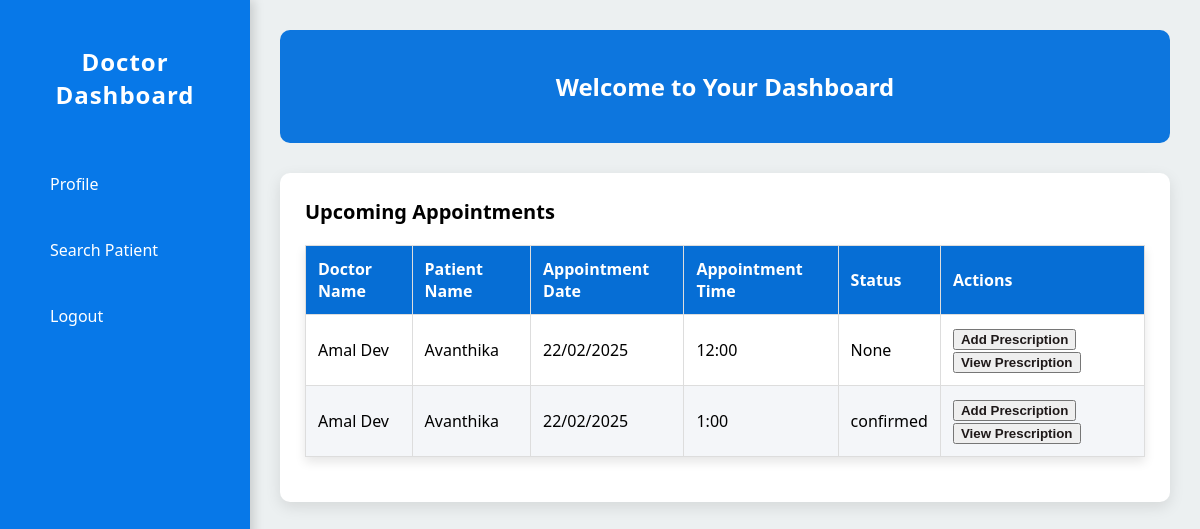
Page /doctor_home (signed in) on the committed database.
### medico/models.py (models this page shows, shortened)
class Appointment(models.Model):
    date = models.CharField(max_length=15)
    time = models.CharField(max_length=15)
    patient_id = models.ForeignKey(Patient, on_delete=models.CASCADE, null=True, blank=True, related_name='patient_id')
    doctor_id = models.ForeignKey(Doctor, on_delete=models.CASCADE, null=True, blank=True, related_name='doctor_id')
    current_date = models.DateField(auto_now_add=True)
    status=models.CharField(max_length=10,null=True)
    prescription = models.TextField(max_length=200 ,null=True, blank=True)

class Doctor(models.Model):
    doctor_name = models.CharField(max_length=50)
    contact = models.CharField(max_length=15)
    specialization = models.CharField(max_length=25)
    gender = models.CharField(max_length=15)
    age = models.CharField(max_length=3)
    hospital_id = models.ForeignKey(Hospital, on_delete=models.CASCADE, null=True, blank=True, related_name='hospital_id')
    login_id = models.ForeignKey(Login, on_delete=models.CASCADE, null=True, blank=True, related_name='login_id')

class Patient(models.Model):
    patient_name = models.CharField(max_length=100)
    address = models.CharField(max_length=100)
    gender = models.CharField(max_length=15)
    date_of_birth = models.CharField(max_length=15)
    contact = models.CharField(max_length=15)
    login_id = models.ForeignKey(Login, on_delete=models.CASCADE, null=True, blank=True)
    MRI = models.CharField(max_length=20, null=True)
    hsp_id = models.ForeignKey(Hospital, on_delete=models.CASCADE, null=True, blank=True)

### medico/views.py (the view)
# urls.py: path('doctor_home',views.DoctorHome,name='doctor_home'),
def DoctorHome(request):
    doctor_id = request.session.get('doctor_id')
    if not doctor_id:
        return redirect('login')
    login = get_object_or_404(Login, id=doctor_id)
    doctor = get_object_or_404(Doctor, login_id=login)
    appointments = Appointment.objects.filter(doctor_id=doctor)
    return render(request, 'doctorhome.html', {'appointments': appointments})

### medico/templates/doctorhome.html (shortened to what this page needs)
<!DOCTYPE html>
<html lang="en">
<head>
</head>
<body>
    <div class="sidebar">
        <h2>Doctor Dashboard</h2>
        <a href="#profile">Profile</a>
        <a href="{% url 'search_patient' %}">Search Patient</a>
        <a href="#logout">Logout</a>
    </div>
    <div class="main-content">
        <header>
            <h2>Welcome to Your Dashboard</h2>
        </header>
        <div class="card">
            <h3>Upcoming Appointments</h3>
            <table>
                <thead>
                    <tr>
                        <th>Doctor Name</th>
                        <th>Patient Name</th>
                        <th>Appointment Date</th>
                        <th>Appointment Time</th>
                        <th>Status</th>
                        <th>Actions</th>
                    </tr>
                </thead>
                <tbody>
                    {% for appointment in appointments %}
                        <tr>
                            <td>{{ appointment.doctor_id.doctor_name }}</td>
                            <td>{{ appointment.patient_id.patient_name }}</td>
                            <td>{{ appointment.date }}</td>
                            <td>{{ appointment.time }}</td>
                            <td>{{ appointment.status }}</td>
                            <td>
                                {% if not appointment.status == "cancelled" %}
                                <button class="btn btn-primary">
                                    <a href="{% url 'add_prescription' appointment.id %}" style="text-decoration: none; color: rgb(31, 25, 25);">Add Prescription</a>
                                </button>
                                <button class="btn btn-primary">
                                    <a href="{% url 'view_prescription' appointment.id %}" style="text-decoration: none; color: rgb(31, 25, 25);">View Prescription</a>
                                </button>
                                {% else %}
                                <p>Appointment cancelled</p>
                                {% endif %}
                            </td>
                        </tr>
                    {% endfor %}
                </tbody>
            </table>
        </div>
    </div>
</body>
</html>

### medico/templates/doctorhome.html (style rules this page uses)
body { font-family: 'Segoe UI', Tahoma, Geneva, Verdana, sans-serif; margin: 0; padding: 0; display: flex; height: 100vh; background-color: #f4f6f9; }
.sidebar { width: 200px; background-color: #0778e8; color: white; display: flex; flex-direction: column; padding: 25px; position: fixed; height: 100%; box-shadow: 4px 0 10px rgba(0, 0, 0, 0.15); transition: all 0.3s ease-in-out; }
.sidebar h2 { text-align: center; margin-bottom: 40px; font-size: 24px; letter-spacing: 1px; }
.sidebar a { padding: 12px 25px; margin: 10px 0; background-color: transparent; color: white; text-decoration: none; border-radius: 8px; font-size: 16px; transition: background-color 0.3s ease, transform 0.3s ease; display: block; }
.main-content { margin-left: 250px; padding: 30px; flex: 1; background-color: #ecf0f1; }
header { background-color: #0d76de; color: white; padding: 20px; text-align: center; border-radius: 10px; margin-bottom: 30px; }
.card { background-color: white; padding: 25px; margin: 20px 0; border-radius: 10px; box-shadow: 0 5px 15px rgba(0, 0, 0, 0.1); transition: transform 0.3s ease, box-shadow 0.3s ease; }
.card h3 { margin-top: 0; font-size: 20px; }
.card a { color: #3498db; text-decoration: none; font-weight: bold; }
table { width: 100%; border-collapse: collapse; margin: 20px 0; box-shadow: 0 5px 10px rgba(0, 0, 0, 0.1); }
table, th, td { border: 1px solid #ddd; }
th, td { padding: 12px; text-align: left; }
th { background-color: #066ed5; color: white; }
tbody tr:nth-child(even) { background-color: #f4f6f9; }

### rows in the picture
Appointment: doctor_id.doctor_name "Amal Dev", patient_id.patient_name "Avanthika", date "22/02/2025", time "12:00", status "None", shows "Add Prescription"
Appointment: doctor_id.doctor_name "Amal Dev", patient_id.patient_name "Avanthika", date "22/02/2025", time "1:00", status "confirmed", shows "Add Prescription"
